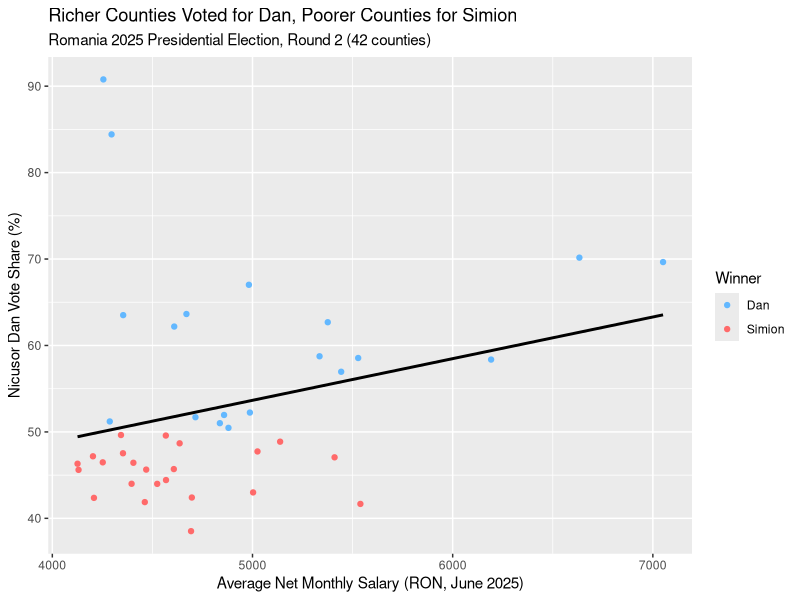

The R script that drew this image:
## ---- chunk 1
rm(list=ls())
library(tidyverse)
## ---- chunk 2
vote <- read.csv("data/prez2025.csv")
head(vote)
## ---- chunk 3
vote_clean <- vote |>
  mutate(
    Dan_Margin = Nicusor_Dan_Pct - George_Simion_Pct,
    Winner = factor(Winner, levels = c("Dan", "Simion")),
    Salary_Group = case_when(
      Avg_Net_Salary_RON_Jun2025 < 4500 ~ "Low (under 4500)",
      Avg_Net_Salary_RON_Jun2025 >= 4500 & Avg_Net_Salary_RON_Jun2025 < 5500 ~ "Mid (4500-5500)",
      Avg_Net_Salary_RON_Jun2025 >= 5500 ~ "High (above 5500)"
    ),
    Urban_Rural = if_else(Pct_Urban >= 50, "Majority Urban", "Majority Rural")
  )
## ---- chunk 4
vote_clean |>
  group_by(Salary_Group) |>
  summarize(
    avg_dan_pct = mean(Nicusor_Dan_Pct),
    avg_simion_pct = mean(George_Simion_Pct),
    n = n()
  ) |>
  knitr::kable(
    digits = 1,
    col.names = c("Salary Group", "Avg Dan %", "Avg Simion %", "N Counties")
  )
## ---- chunk 5
ggplot(data = vote_clean,
       mapping = aes(x = Avg_Net_Salary_RON_Jun2025,
                     y = Nicusor_Dan_Pct,
                     color = Winner)) +
  geom_point() +
  geom_smooth(method = "lm", se = FALSE, color = "black") +
  scale_color_manual(values = c("Dan" = "steelblue1", "Simion" = "indianred1")) +
  labs(x = "Average Net Monthly Salary (RON, June 2025)",
       y = "Nicusor Dan Vote Share (%)",
       title = "Richer Counties Voted for Dan, Poorer Counties for Simion",
       subtitle = "Romania 2025 Presidential Election, Round 2 (42 counties)")
